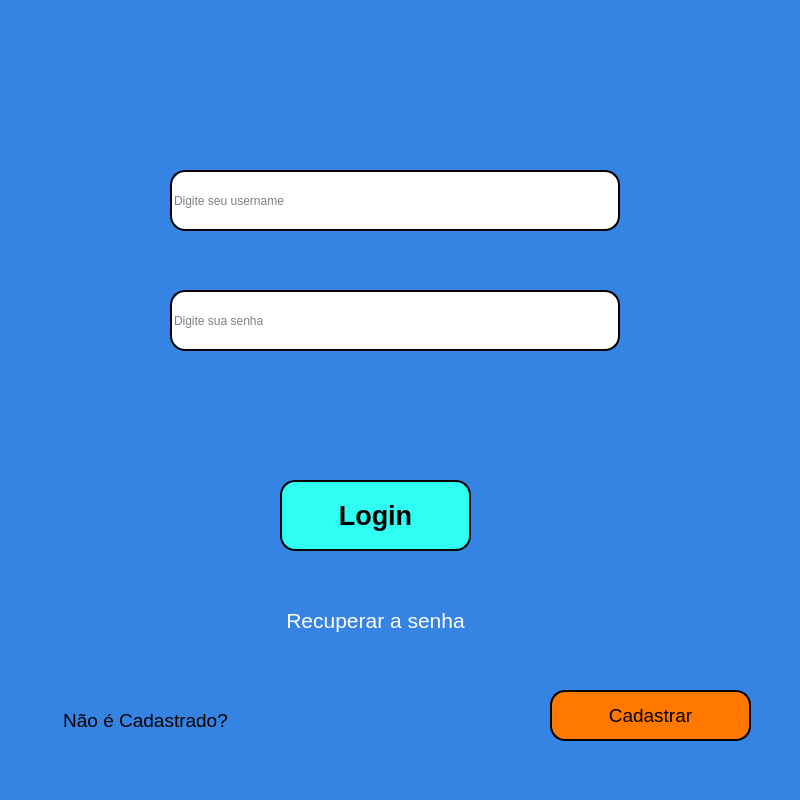
<?xml version="1.0" encoding="UTF-8"?>
<ui version="4.0">
 <class>Login</class>
 <widget class="QMainWindow" name="Login">
  <property name="geometry">
   <rect>
    <x>0</x>
    <y>0</y>
    <width>800</width>
    <height>800</height>
   </rect>
  </property>
  <property name="windowTitle">
   <string>MainWindow</string>
  </property>
  <property name="styleSheet">
   <string notr="true">background-color: rgb(53, 132, 228);</string>
  </property>
  <widget class="QWidget" name="centralwidget">
   <widget class="QPushButton" name="pushButton">
    <property name="geometry">
     <rect>
      <x>280</x>
      <y>480</y>
      <width>191</width>
      <height>71</height>
     </rect>
    </property>
    <property name="font">
     <font>
      <pointsize>20</pointsize>
      <weight>75</weight>
      <bold>true</bold>
     </font>
    </property>
    <property name="cursor">
     <cursorShape>PointingHandCursor</cursorShape>
    </property>
    <property name="styleSheet">
     <string notr="true">background-color: rgb(46, 255, 242);
border-style: outset;
border-width: 2px;
border-radius: 15px;
border-color: black;</string>
    </property>
    <property name="text">
     <string>Login</string>
    </property>
   </widget>
   <widget class="QLabel" name="label">
    <property name="geometry">
     <rect>
      <x>60</x>
      <y>700</y>
      <width>171</width>
      <height>41</height>
     </rect>
    </property>
    <property name="font">
     <font>
      <pointsize>14</pointsize>
     </font>
    </property>
    <property name="text">
     <string>Não é Cadastrado?</string>
    </property>
    <property name="alignment">
     <set>Qt::AlignCenter</set>
    </property>
   </widget>
   <widget class="QPushButton" name="pushButton_2">
    <property name="geometry">
     <rect>
      <x>550</x>
      <y>690</y>
      <width>201</width>
      <height>51</height>
     </rect>
    </property>
    <property name="font">
     <font>
      <pointsize>14</pointsize>
     </font>
    </property>
    <property name="cursor">
     <cursorShape>PointingHandCursor</cursorShape>
    </property>
    <property name="styleSheet">
     <string notr="true">background-color: rgb(255, 120, 0);
border-style: outset;
border-width: 2px;
border-radius: 15px;
border-color: black;</string>
    </property>
    <property name="text">
     <string>Cadastrar</string>
    </property>
   </widget>
   <widget class="QLabel" name="label_2">
    <property name="geometry">
     <rect>
      <x>80</x>
      <y>290</y>
      <width>81</width>
      <height>61</height>
     </rect>
    </property>
    <property name="text">
     <string/>
    </property>
    <property name="pixmap">
     <pixmap>senha_pic.png</pixmap>
    </property>
    <property name="scaledContents">
     <bool>true</bool>
    </property>
   </widget>
   <widget class="QLabel" name="label_4">
    <property name="geometry">
     <rect>
      <x>80</x>
      <y>170</y>
      <width>81</width>
      <height>61</height>
     </rect>
    </property>
    <property name="text">
     <string/>
    </property>
    <property name="pixmap">
     <pixmap>username_pic.png</pixmap>
    </property>
    <property name="scaledContents">
     <bool>true</bool>
    </property>
   </widget>
   <widget class="QLabel" name="label_3">
    <property name="geometry">
     <rect>
      <x>180</x>
      <y>390</y>
      <width>431</width>
      <height>61</height>
     </rect>
    </property>
    <property name="font">
     <font>
      <pointsize>18</pointsize>
     </font>
    </property>
    <property name="autoFillBackground">
     <bool>false</bool>
    </property>
    <property name="styleSheet">
     <string notr="true">color: rgb(237, 51, 59);</string>
    </property>
    <property name="text">
     <string/>
    </property>
    <property name="alignment">
     <set>Qt::AlignCenter</set>
    </property>
   </widget>
   <widget class="QLineEdit" name="lineEdit">
    <property name="geometry">
     <rect>
      <x>170</x>
      <y>170</y>
      <width>450</width>
      <height>61</height>
     </rect>
    </property>
    <property name="styleSheet">
     <string notr="true">background-color: rgb(255, 255, 255);
border-radius: 15px;
border-style: outset;
border-width: 2px;</string>
    </property>
    <property name="alignment">
     <set>Qt::AlignJustify|Qt::AlignVCenter</set>
    </property>
    <property name="placeholderText">
     <string>Digite seu username</string>
    </property>
   </widget>
   <widget class="QLineEdit" name="lineEdit_2">
    <property name="geometry">
     <rect>
      <x>170</x>
      <y>290</y>
      <width>450</width>
      <height>61</height>
     </rect>
    </property>
    <property name="styleSheet">
     <string notr="true">background-color: rgb(255, 255, 255);
border-radius: 15px;
border-style: outset;
border-width: 2px;</string>
    </property>
    <property name="echoMode">
     <enum>QLineEdit::Password</enum>
    </property>
    <property name="alignment">
     <set>Qt::AlignJustify|Qt::AlignVCenter</set>
    </property>
    <property name="placeholderText">
     <string>Digite sua senha</string>
    </property>
   </widget>
   <widget class="QPushButton" name="pushButton_3">
    <property name="geometry">
     <rect>
      <x>230</x>
      <y>600</y>
      <width>291</width>
      <height>41</height>
     </rect>
    </property>
    <property name="font">
     <font>
      <pointsize>16</pointsize>
     </font>
    </property>
    <property name="cursor">
     <cursorShape>PointingHandCursor</cursorShape>
    </property>
    <property name="styleSheet">
     <string notr="true">QPushButton {
    background-color: transparent;
    border: none;
	color: rgb(255,255,255)
}
QPushButton:hover {
    color: white;
    text-decoration: underline;
}</string>
    </property>
    <property name="text">
     <string>Recuperar a senha</string>
    </property>
    <property name="flat">
     <bool>true</bool>
    </property>
   </widget>
   <zorder>label_2</zorder>
   <zorder>label_4</zorder>
   <zorder>label</zorder>
   <zorder>pushButton</zorder>
   <zorder>pushButton_2</zorder>
   <zorder>label_3</zorder>
   <zorder>lineEdit</zorder>
   <zorder>lineEdit_2</zorder>
   <zorder>pushButton_3</zorder>
  </widget>
  <widget class="QMenuBar" name="menubar">
   <property name="geometry">
    <rect>
     <x>0</x>
     <y>0</y>
     <width>800</width>
     <height>22</height>
    </rect>
   </property>
  </widget>
 </widget>
 <resources/>
 <connections/>
</ui>
